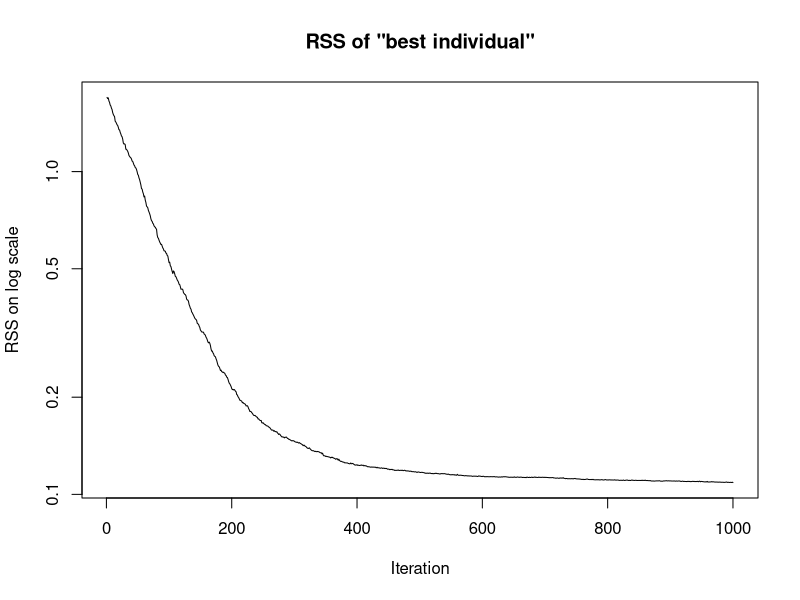

This figure's R source:
## ---- chunk 1
set.seed(1)
n <- 5              # number of data points
p <- 3              # number of predictors
beta <- rnorm(p)    
X <- matrix(ncol = p, data = rnorm(n * p))
y <- (X %*% beta)[, 1] + rnorm(n)
dat <- as.data.frame(X)
dat$y <- y
## ---- chunk 2
# Create parameter population:
k <- 6
P <- matrix(nrow = p, data = rnorm(k * p))

# Predict for first population:
X %*% P[, 1]

# Predict for all populations:
X %*% P

# Residuals for all populations:
X %*% P - y

# Define function to calc RSS:
calc_RSS <- function(X, y, P) {
  apply((X %*% P - y)^2, 2, sum)
}

# Calc RSS:
(l <- calc_RSS(X, y, P))

# determine indices of better half of population:
(ii <- order(l)[1:(k / 2)])

# select better half and replicate:
(P <- P[, rep(ii, each = 2)])

# mutate population:
(P <- P * rlnorm(length(P), sdlog = 0.05))
## ---- chunk 3
#' Genetic Algorithm Optimizer
#'
#' Implements a genetic algorithm to optimize a parameter matrix for minimizing residual sum of squares (RSS).
#'
#' @param X A matrix of predictor variables.
#' @param y A numeric vector of response values.
#' @param k An integer specifying the number of parameter sets (population size).
#' @param m An integer specifying the number of iterations (default: 1000).
#' @param s A numeric value specifying the standard deviation of the log-normal mutation factor (default: 0.01).
#'
#' @return A list containing:
#' \describe{
#'   \item{P}{A matrix of optimized parameter sets.}
#'   \item{rss_history}{A numeric vector of minimum RSS values across iterations.}
#' }
#'
#' @details
#' This function applies a genetic algorithm to optimize parameters for a given dataset. It initializes a random population of parameters, evaluates the RSS, selects the best-performing half of the population, duplicates them, and applies mutations.
genetic_algorithm_optimizer <- function(X, y, k, 
                                        m = 1000, s = 0.01) {
  P <- matrix(nrow = p, data = rnorm(k * p)) 
  rss_history <- vector(length = m)
  for (i in 1:m) {
    l <- calc_RSS(X, y, P)
    rss_history[i] <- min(l)
    # Selection: Keep the top 50% with lowest RSS and duplicate them
    ii <- rep(order(l)[1:(k / 2)], 2)
    P <- P[, ii]
    # Mutation:
    P <- P * rlnorm(length(P), sdlog = s)
  }
  list(P = P, rss_history = rss_history)
}
## ---- chunk 4
sol <- genetic_algorithm_optimizer(X, y, 
                                   k = 10,
                                   m = 1000, 
                                   s = 0.01)
plot(sol$rss_history, 
     type = 'l', 
     log = 'y', 
     main = 'RSS of "best individual"', 
     ylab = 'RSS on log scale', 
     xlab = 'Iteration')

# Comparing the results of linear model solution and genetic algorithm
# when converged, all individuals should be very similar 
# --> showing only individual 1:
data.frame(analytic_solution = coef(lm(y ~ - 1 + ., data = dat)), 
           genetic_algorithm_solution = sol$P[, 1]) 
